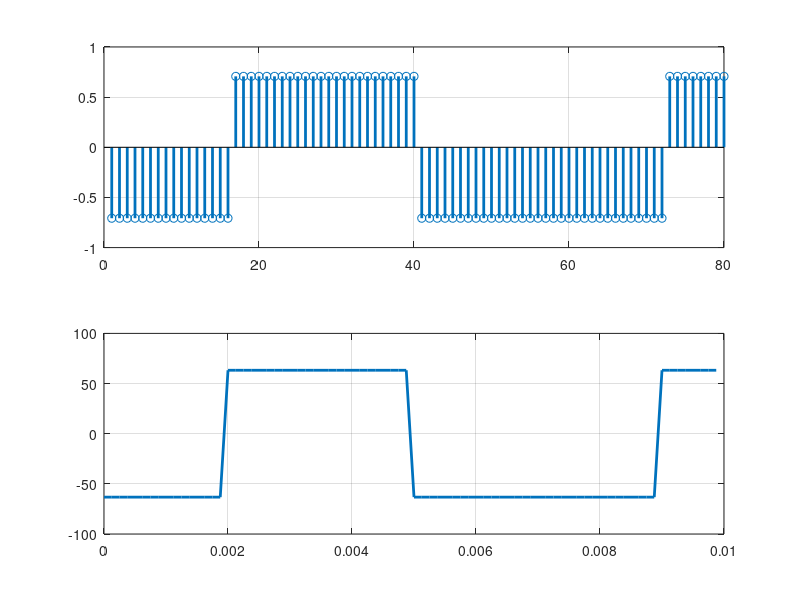

The MATLAB source for this figure:
clear all
close all

% Primero obtenemos An como en el apartado 1
N = 10;
An = 4 * randi([0,1], 1, N) - 2;

% Ahora obtenemos la secuencia del apartado 2
Tb = 1e-3;
L = 8;
Tm = Tb / L;
E = 1;
sn = ones(1, L);
sn = sqrt(E/L) * sn;

% Preparamos la nueva secuencia
Tb_Xn = Tb * length(An) % Se muestra explícitamente
L_Xn = L * length(An);
Tm_Xn = Tb_Xn / L_Xn;

% Usamos kron para realizar la operación que se pide
Xn = kron(An, sn);
subplot(2,1,1); h = stem(Xn); grid;
set(h, 'linewidth', 2.0);

X_max = max(Xn) % Se muestra explícitamente
X_max = min(Xn) % Se muestra explícitamente

% Obtenemos la señal simulada
t = 0 : Tm_Xn : Tb_Xn - Tm;
Xt = (1/sqrt(Tm)) * Xn;

% Dibujamos la señal
subplot(2,1,2); s = plot(t, Xt); grid;
set(s, 'linewidth', 2.0);
